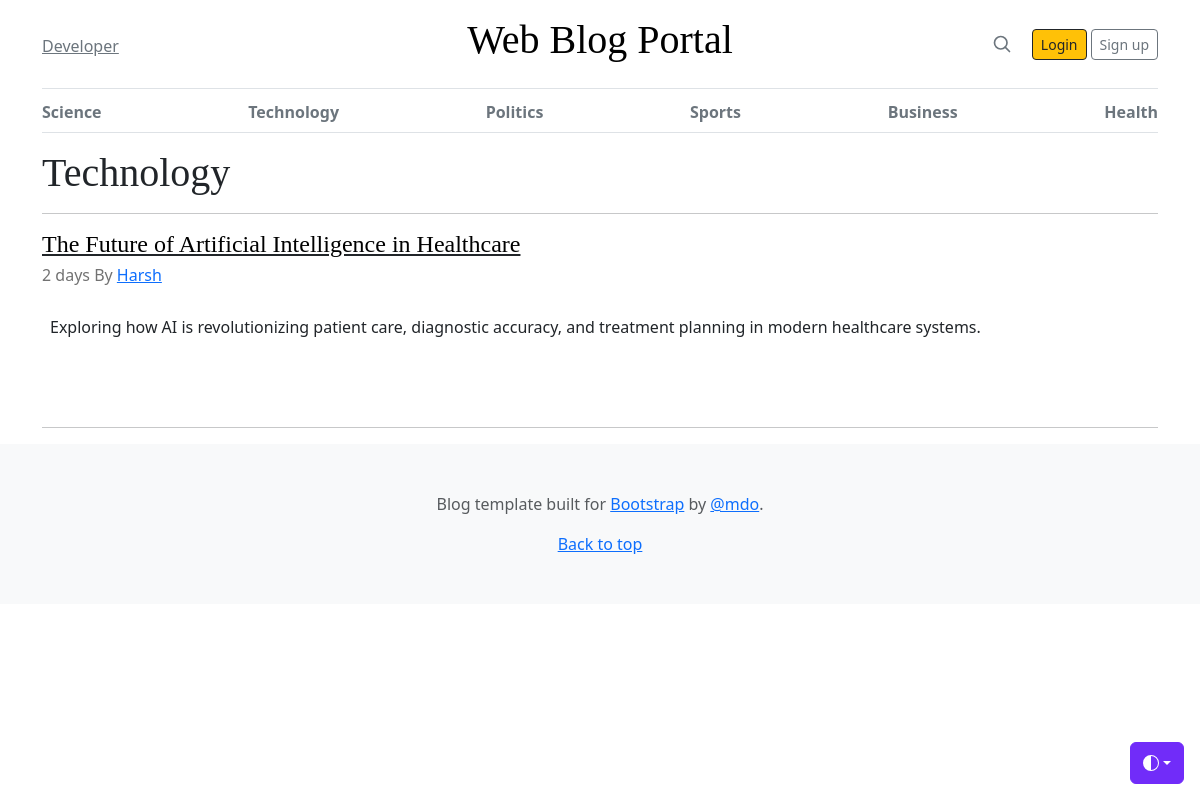
Before: /category/2/ with the older database file.
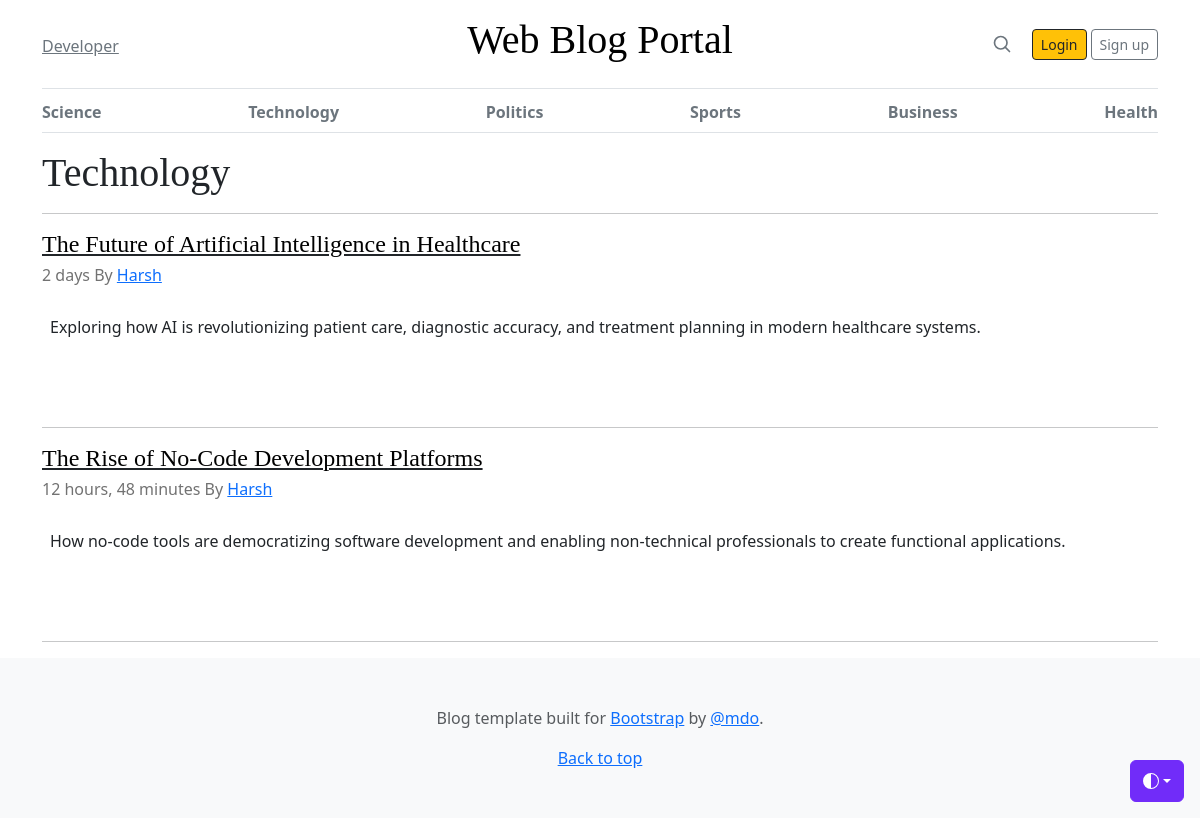
After: the same page with the newer database file.
### blogs/models.py (models this page shows, shortened)
class Category(models.Model):
    category_name = models.CharField(max_length=50, unique=True)
    created_at = models.DateTimeField(auto_now_add=True)
    updated_at = models.DateTimeField(auto_now=True)
    class Meta:
        verbose_name_plural = 'Categories'

class Blogs(models.Model):
    title = models.CharField(max_length=100,unique=True)
    slug = models.SlugField(unique=True, blank=True)
    category = models.ForeignKey(Category, on_delete=models.CASCADE)
    author = models.ForeignKey(User, on_delete=models.CASCADE)
    blog_image = models.ImageField(upload_to='uploads/%y/%m/%d')
    short_description = models.TextField(max_length=1000)
    blog_body = models.TextField(max_length=3000)
    status = models.CharField(max_length=100,choices=STATUS_CHOICE,default='Draft')
    is_featured = models.BooleanField(default=False)
    created_at = models.DateTimeField(auto_now_add=True)
    updated_at = models.DateTimeField(auto_now=True)
    class Meta:
        verbose_name_plural = 'Blogs'

### blogs/views.py (the view)
# urls.py: path('<int:id>/', views.posts_by_category , name = 'posts_by_category'),
def posts_by_category(requests,id):
    posts = Blogs.objects.filter(category=id,status="Published")
    try:
        category = Category.objects.get(pk=id)
    except:
        messages.error(requests," The Category was not found.")
        return redirect('home')
    context = {
        'posts':posts,
        'category':category,
    }
    return render(requests,'blogs/posts.html',context)

### blogs/context_processors.py (called while the page is built)
def get_category(request):
    categories = Category.objects.all()
    return dict(categories=categories)

### templates/blogs/posts.html (shortened to what this page needs)
{% extends 'base/base.html'%}
{%block 'content'%}
    <main class="container">
        <h1 class="display-6">{{category.category_name}}</h1><hr>
        {% for post in posts%}
            <article class="blog-post">
                <a href="{% url 'blog' post.slug%}" class="link-dark"><h4 class="display-7 link-body-emphasis mb-1">{{post.title}}</h4></a>
                <p class="blog-post-meta">{{post.created_at|timesince}} By <a href="#">{{post.author|capfirst}}</a></p>
                <div class= "text-left py-2 px-2">
                    <p>{{post.short_description}}</p>
                </div>
            </article>
            <hr>
        {% endfor %}
    </main>
{%endblock 'content'%}

### templates/base/base.html (shortened to what this page needs)
{% include './header.html'%}
{% block 'content'%}{%endblock 'content'%}
{% include './footer.html'%}

### templates/base/header.html (shortened to what this page needs)
{% load static %}
<!DOCTYPE html>
<html lang="en" data-bs-theme="auto">
<head>
    <link href="https://cdn.jsdelivr.net/npm/bootstrap@5.3.3/dist/css/bootstrap.min.css" rel="stylesheet">
    <link href="{% static 'css/blog.css' %}" rel="stylesheet">
    <link href="{% static 'css/blog.rtl.css' %}" rel="stylesheet">
</head>
<body>
    <div class="dropdown position-fixed bottom-0 end-0 mb-3 me-3 bd-mode-toggle">
        <button class="btn btn-bd-primary py-2 dropdown-toggle d-flex align-items-center" id="bd-theme" type="button"
            aria-expanded="false" data-bs-toggle="dropdown" aria-label="Toggle theme (auto)">
            <svg class="bi my-1 theme-icon-active" aria-hidden="true">
                <use href="#circle-half"></use>
            </svg>
        </button>
    </div>
    <div class="container">
        <header class="border-bottom lh-1 py-3">
            <div class="row flex-nowrap justify-content-between align-items-center">
                <div class="col-4 pt-1">
                    <a class="link-secondary" href="#">Developer</a>
                </div>
                <div class="col-4 text-center">
                    <a class="blog-header-logo text-body-emphasis text-decoration-none" href="/"><h1>Web Blog Portal</h1></a>
                </div>
                <div class="col-4 d-flex justify-content-end align-items-center">
                    <a class="link-secondary" href="#" aria-label="Search">
                        <svg xmlns="http://www.w3.org/2000/svg" width="20" height="20" fill="none" stroke="currentColor"
                            stroke-linecap="round" stroke-linejoin="round" stroke-width="2" class="mx-3" role="img"
                            viewBox="0 0 24 24">
                            <title>Search</title>
                            <circle cx="10.5" cy="10.5" r="7.5"></circle>
                            <path d="M21 21l-5.2-5.2"></path>
                        </svg>
                    </a>
                    <a class="btn btn-sm btn-warning btn-outline-dark  mx-1" href="#">Login</a>
                    <a class="btn btn-sm btn-outline-secondary" href="#">Sign up</a>
                </div>
            </div>
        </header>
        <div class="nav-scroller py-1 mb-3 border-bottom">
            <nav class="nav nav-underline justify-content-between">
                {% for category in categories%}
                <a class="nav-item nav-link active link-secondary font-weight-normal" href="{% url 'posts_by_category' category.id %}">{{category.category_name}}</a>
                {% endfor %}
            </nav>
        </div>
    </div>

### templates/base/footer.html
<footer class="py-5 text-center text-body-secondary bg-body-tertiary">
        <p>Blog template built for <a href="https://getbootstrap.com/">Bootstrap</a> by <a
                href="https://x.com/mdo">@mdo</a>.</p>
        <p class="mb-0"> <a href="#">Back to top</a> </p>
    </footer>

### static/css/blog.css (style rules this page uses)
.blog-header-logo { font-family: "Playfair Display", Georgia, "Times New Roman", serif; font-size: 2.25rem; }
h1, h2, h3, h4, h5, h6 { font-family: "Playfair Display", Georgia, "Times New Roman", serif; }
.blog-post { margin-bottom: 4rem; }
.blog-post-meta { margin-bottom: 1.25rem; color: #727272; }

### static/css/blog.rtl.css (style rules this page uses)
.blog-header-logo { font-family: Amiri, Georgia, "Times New Roman", serif; font-size: 2.25rem; }
h1, h2, h3, h4, h5, h6 { font-family: Amiri, Georgia, "Times New Roman", serif; }
.blog-post { margin-bottom: 4rem; }
.blog-post-meta { margin-bottom: 1.25rem; color: #727272; }

### templates/base/header.html (style rules this page uses)
.bi { vertical-align: -.125em; fill: currentColor }
.nav-scroller { position: relative; z-index: 2; height: 2.75rem; overflow-y: hidden }
.nav-scroller .nav { display: flex; flex-wrap: nowrap; padding-bottom: 1rem; margin-top: -1px; overflow-x: auto; text-align: center; white-space: nowrap; -webkit-overflow-scrolling: touch }
.btn-bd-primary { --bd-violet-bg: #712cf9; --bd-violet-rgb: 112.520718, 44.062154, 249.437846; --bs-btn-font-weight: 600; --bs-btn-color: var(--bs-white); --bs-btn-bg: var(--bd-violet-bg); --bs-btn-border-color: var(--bd-violet-bg); --bs-btn-hover-color: var(--bs-white); --bs-btn-hover-bg: #6528e0; --bs-btn-hover-border-color: #6528e0; --bs-btn-focus-shadow-rgb: var(--bd-violet-rgb); --bs-btn-active-color: var(--bs-btn-hover-color); --bs-btn-active-bg: #5a23c8; --bs-btn-active-border-color: #5a23c8 }
.bd-mode-toggle { z-index: 1500 }
.bd-mode-toggle .bi { width: 1em; height: 1em }

Changed rows visible on the page:
added Blogs: title "The Rise of No-Code Development Platforms", created_at "12 hours, 48 minutes", author "Harsh", short_description "How no-code tools are democratizing software development and enabling non-technical professionals to create functional applications."
